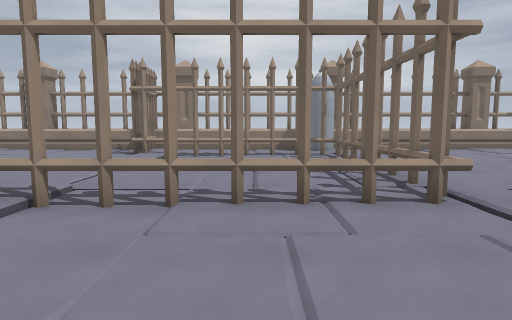
View 1 (above)

19 first-person views from a walk through a level from a Godot 3-D game. The camera is 1.35 m above the floor, tilts 6° down and sees 75° across. The floor is counted in squares, 1.44 m on a side. Each view is taken from the middle of a square. On the plan, view 1 faces up. The plan holds only what a view shows up to about 12 squares ahead; the rest is blank. Surface patterns are stand-ins for the level's own textures.

View 2
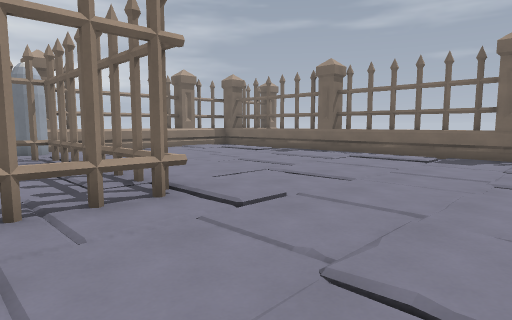

View 3
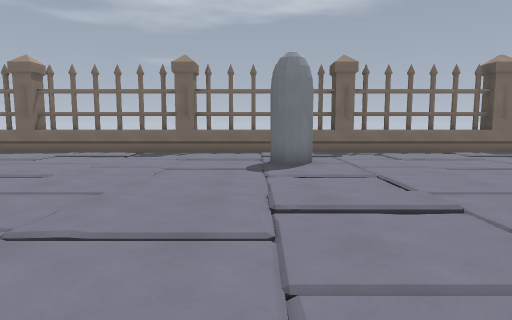

View 4
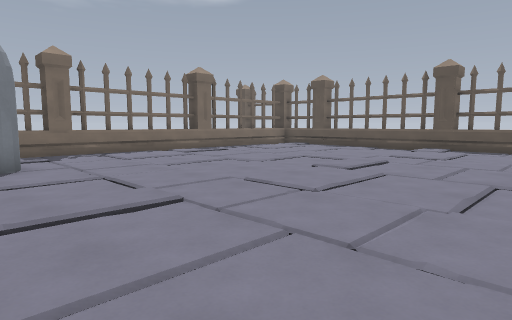

View 5
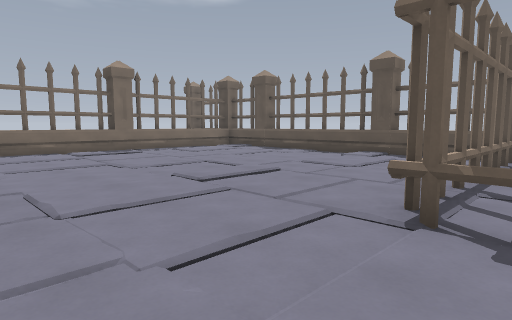

View 6
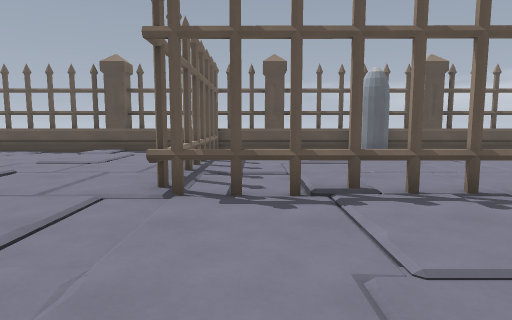

View 7
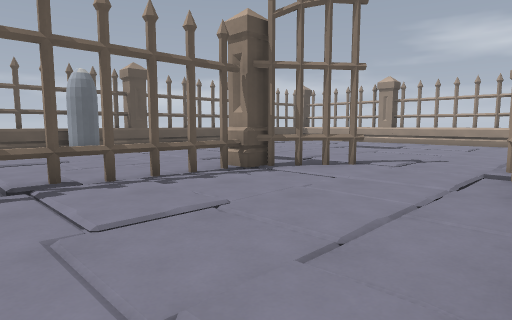

View 8
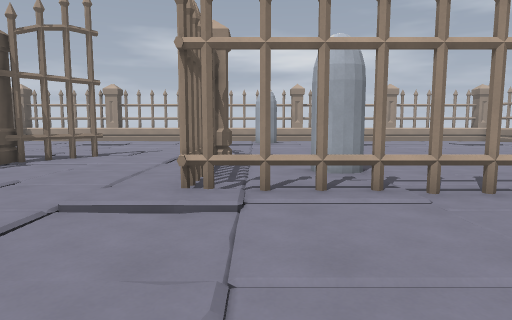

View 9
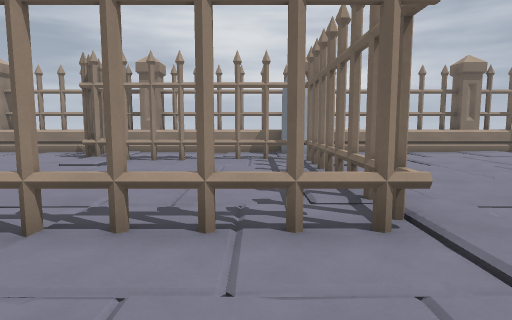

View 10
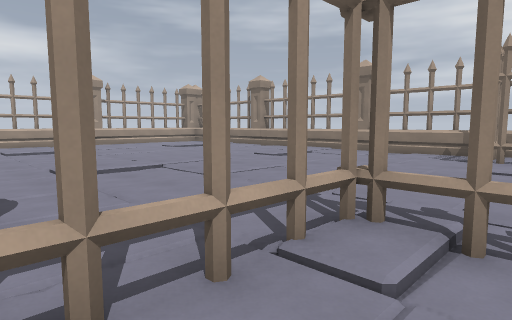

View 11
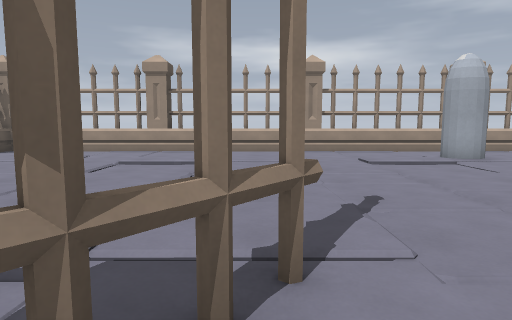

View 12
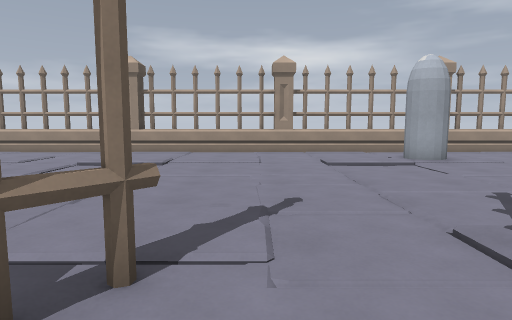

View 13
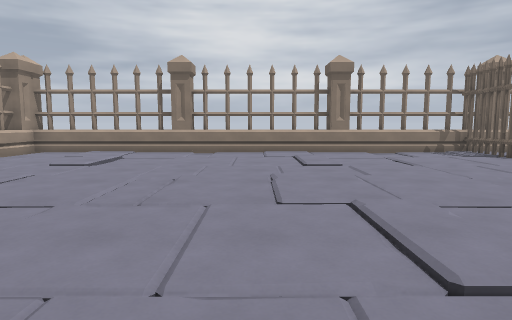

View 14
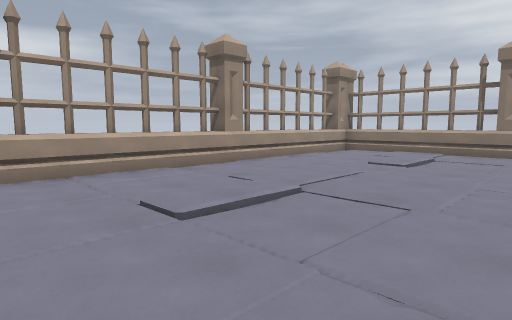

View 15
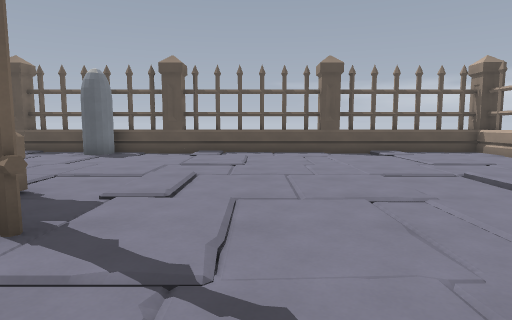

View 16
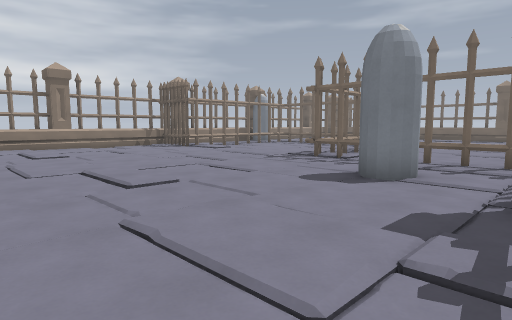

View 17
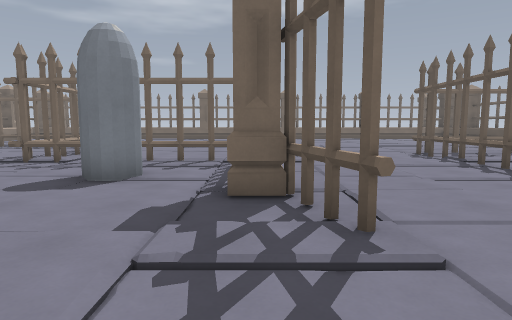

View 18
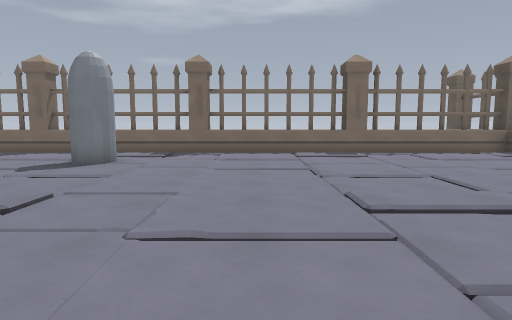

View 19
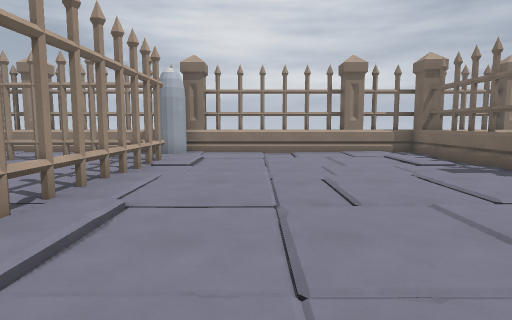

### Floor plan
Key: @ floor where view 1 was taken; # wall or solid block; x gap in a wall; . floor; / step, stairs or slope; = window, fence, low wall or low ledge; ^ raised ledge; F fence; T thing the floor can be seen under or through.
Columns run from 19 left of view 1 to 12 right of it. Each row starts with its distance up from view 1.
 13 #^^#^###^^^#^^#^#^#^^^#^^#^#=###
 12 #..............F.....#........#
 11 ^..//...../....F/.........../.^
 10 #..//...../.....==####....../.#
  9 ^..//....//..........#....../.^
  8 ^....................#........^
  7 #....................=........#
  6 ^....................=........^
  5 ^..//...../..........==...../=^
  4 ^..//...../.....=TTT==....../.^
  3 #..//....//....T/.........../.#
  2 #..............T..............#
  1 #............#.T..............#
  0 ^..#...........=...@..........^
 -1 ^..#/...../....=............/.^
 -2 ^..//...../.# #=..........#//.^
 -3 ^..//.....#x#.............../.^
 -4 #.............................#
 -5 ^.............................^
 -6 ^.........##..................^
 -7 ^..//...../.#===TT............^
 -8 ^..//...../.......=........./.^
 -9 #..//...../.......#........./.#
-10 #.................#...........#
-11 #.................=...........#
-12 ^................ =...........^
-13 ^..//....//.....  =.../... ./.^
-14 ^..//...../..#..  =.......  /.^
-15 #^^#^###^^^#^^#^#^^^^##^^#^  ##

Positions as (right, up) in squares from view 1, and headings:
1: (0, 0), facing up
2: (0, 0), facing up-right
3: (-1, -1), facing right
4: (-1, -1), facing down-right
5: (-2, -4), facing down-right
6: (-2, -3), facing down
7: (-2, -2), facing down-left
8: (1, -1), facing left
9: (1, 1), facing up
10: (-2, 1), facing up-left
11: (-7, -6), facing left
12: (-7, -5), facing left
13: (-11, 1), facing up
14: (-12, 1), facing up-left
15: (-11, -3), facing down
16: (-12, -2), facing up-right
17: (-12, -2), facing right
18: (-1, -6), facing right
19: (5, 1), facing up
